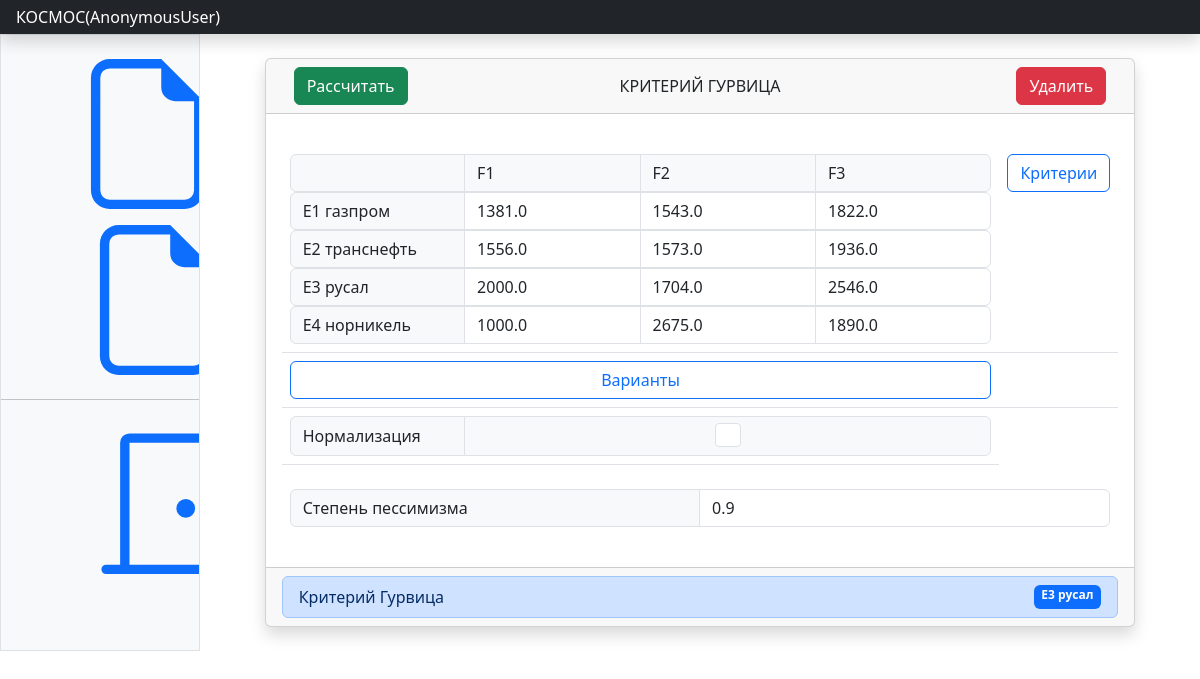
/task/57/, run on the app's committed database.
### products/models.py (models this page shows, shortened)
class Task(models.Model):
    user = models.ForeignKey(User, verbose_name='Пользователь', on_delete=models.PROTECT)
    name = models.CharField(max_length=150)
    result = models.JSONField(default=dict, blank=True)
    methods = models.ManyToManyField(Method)
    aux_params = models.JSONField(default=dict, blank=True)
    changed = models.BooleanField(default=False)
    enable_normalization = models.BooleanField(default=False)
    use_normalized = models.BooleanField(default=False)

class Criterion(models.Model):
    task = models.ForeignKey(Task, on_delete=models.CASCADE)
    name = models.CharField(max_length=100)
    name_short = models.CharField(max_length=5, blank=False)
    value = models.FloatField()
    direction_bool = models.BooleanField(default=False)
    changed = models.BooleanField(default=False)
    normalize_param_p = models.FloatField(default=0)
    normalize_param_k = models.FloatField(default=0)

class Item(models.Model):
    task = models.ForeignKey(Task, on_delete=models.CASCADE)
    name = models.CharField(max_length=100)
    name_short = models.CharField(max_length=5, blank=False)
    def __str__(self):
        return self.name

class Cell(models.Model):
    task = models.ForeignKey(Task, on_delete=models.CASCADE)
    item = models.ForeignKey(Item, on_delete=models.CASCADE)
    criterion = models.ForeignKey(Criterion, on_delete=models.CASCADE)
    value = models.FloatField()
    value_normalized = models.FloatField()
    changed = models.BooleanField(default=False)

class ParamAUX(models.Model):
    task = models.ForeignKey(Task, on_delete=models.CASCADE)
    param = models.ForeignKey(Param, on_delete=models.CASCADE, blank=True, null=True)
    value = models.FloatField(blank=True)
    changed = models.BooleanField(default=False)

class Param(models.Model):
    name = models.CharField(max_length=8)
    description = models.CharField(max_length=64, blank=True)
    single = models.BooleanField(default=True)

### products/views.py (the view)
# urls.py: path('task/<int:pk>/', TaskUpdate.as_view(), name='task'),
class TaskUpdate(TaskInline, UpdateView):
    def get_context_data(self, **kwargs):
        ctx = super(TaskUpdate, self).get_context_data(**kwargs)
        task = get_object_or_404(Task, pk=self.object.pk)
        items = Item.objects.filter(task__pk=task.pk)
        criteria = Criterion.objects.filter(task__pk=task.pk)
        cells = dict()
        for item in items:
            if item not in cells.keys():
                cells[item] = dict()
            for criterion in criteria:
                try:
                    cell = Cell.objects.get(task=task, item=item, criterion=criterion)
                except Cell.DoesNotExist:
                    cell = Cell.objects.create(task=task, item=item, criterion=criterion, value=0.0, value_normalized=0.0)
                cells[item][criterion] = cell
        cells_descartes_criteria = dict()
        for criterion_i in criteria:
            if criterion_i not in cells_descartes_criteria.keys():
                cells_descartes_criteria[criterion_i] = dict()
            for criterion_j in criteria:
                cells_descartes_criteria[criterion_i][criterion_j] = CellDescartesCriterion.objects.get(task=task, id_i=criterion_i.id, id_j=criterion_j.id)
        cells_descartes_items = dict()
        criteria = Criterion.objects.filter(task=task)
        for criterion in criteria:
            if criterion not in cells_descartes_items.keys():
                cells_descartes_items[criterion] = dict()
            cells_descartes_items_inner = dict()
            for item_i in items:
                if item_i not in cells_descartes_items_inner.keys():
                    cells_descartes_items_inner[item_i] = dict()
                for item_j in items:
                    cells_descartes_items_inner[item_i][item_j] = CellDescartesItem.objects.get(task=task, criterion=criterion, id_i=item_i.id, id_j=item_j.id)
            cells_descartes_items[criterion] = cells_descartes_items_inner
        show_criterion_weight = False
        show_criterion_direction = False
        show_need_descartes_criterion = False
        show_need_descartes_item = False
        for method in task.methods.all():
            show_criterion_weight += method.need_criterion_weight
            show_criterion_direction += method.need_criterion_direction
            show_need_descartes_criterion += method.need_descartes_criterion
            show_need_descartes_item += method.need_descartes_item
        criteria_sum_weight = Decimal(0)
        criteria_sum_weight_rounded = 0
        for method in task.methods.all():
            if method.need_criterion_weight:
                for criterion in criteria:
                    criteria_sum_weight += Decimal(criterion.value)
                criteria_sum_weight_rounded = round(criteria_sum_weight, 3)
                if criteria_sum_weight_rounded != 1:
                    ctx['error_criteria_sum_weight'] = f'Сумма вероятностей {criteria_sum_weight_rounded} != 1'
            break
        ctx['named_formsets'] = self.get_named_formsets()
        ctx['items'] = items
        ctx['criteria'] = criteria
        ctx['cells'] = cells
        ctx['cells_descartes_criteria'] = cells_descartes_criteria
        ctx['cells_descartes_items'] = cells_descartes_items
        ctx['can_add_criteria'] = len(Criterion.objects.filter(task=task)) < (Setting.objects.latest('id').max_criterions or SETTINGS_MAX_CRITERIONS_DEAFULT)
        ctx['can_add_items'] = len(Item.objects.filter(task=task)) < (Setting.objects.latest('id').max_items or SETTINGS_MAX_ITEMS_DEFAULT)
        ctx['show_criterion_weight'] = show_criterion_weight
        ctx['criteria_sum_weight'] = criteria_sum_weight
        ctx['criteria_sum_weight_rounded'] = criteria_sum_weight_rounded
        ctx['show_criterion_direction'] = show_criterion_direction
        ctx['show_need_descartes_criterion'] = show_need_descartes_criterion
        ctx['show_need_descartes_item'] = show_need_descartes_item
        ctx['task_result'] = task.result
        return ctx
    def get_named_formsets(self):
        post = self.request.POST or None
        files = self.request.FILES or None
        return {
            'criteria': CriterionFormSet(post, files, instance=self.object, prefix='criteria'),
            'items': ItemFormSet(post, files, instance=self.object, prefix='items'),
        }

### products/forms.py
class TaskForm(forms.ModelForm):
    class Meta:
        model = Task
        fields = ['user', 'name']
        widgets = {
            'user': forms.Select(attrs={'class': 'form-control'}),
            'name': forms.TextInput(attrs={'class': 'form-control'}),
        }

### templates/tasks/task_v4.html (shortened to what this page needs)
{% extends "main.html" %}
{% block content %}
<div class="container">
    <div class="row">
        <div class="col"></div>
        <div class="col-11">
            <div class="card rounded shadow">
                <div class="card-header">
                    <div class="container">
                        <div class="row">
                            <div class="col">
                                <a href="{% url 'products:execute' task.id %}" type="button" class="btn btn-success{% if not items or not criteria %} disabled {% endif %}">Рассчитать</a>
                            </div>
                            <div class="col-md-auto d-flex align-items-center">
                                <span>{{task.name}}</span>
                            </div>
                            <div class="col">
                                <button type="button" class="btn btn-danger float-end" data-bs-toggle="modal" data-bs-target="#staticBackdrop">
                                    Удалить
                                </button>
                            </div>
                        </div>
                    </div>
                </div>
                <div class="card-body">
                    <form id="form_update_task" action="{% url 'products:update_task_v2' task.id %}" method="post">
                        <table class="table ">
                            <tr>
                                <td>
                                    <div class="input-group flex-nowrap">
                                        {% if items and criteria %}
                                        <span class="input-group-text w-25 text-wrap"></span>
                                        {% endif %}
                                        {% for criterion in criteria %}
                                        <span class="form-control input-group-text">{{ criterion.name }}</span>
                                        {% endfor %}
                                    </div>
                                    {% for item, criterion in cells.items %}
                                    <div class="input-group flex-nowrap">
                                        <span class="input-group-text w-25">{{ item }}</span>
                                        {% for criterion, cell in criterion.items %}
                                        {% if task.use_normalized %}
                                        <input id="cell_{{ item.id }}_value_normalized"
                                               type="number"
                                               name="object-cell-{{ cell.id }}-value_normalized"
                                               class="form-control mb-0 {% if cell.changed %}text-warning{% endif %}"
                                               step="0.001"
                                               value="{{cell.value_normalized}}"
                                               onchange="this.form.submit()"/>
                                        {% else %}
                                        <input id="cell_{{ item.id }}_value"
                                               type="number"
                                               name="object-cell-{{ cell.id }}-value"
                                               class="form-control mb-0 {% if cell.changed %}text-warning{% endif %}"
                                               step="0.001"
                                               value="{{cell.value}}"
                                               onchange="this.form.submit()"/>
                                        {% endif %}
                                        {% endfor %}
                                    </div>
                                    {% endfor %}
                                </td>
                                <td>
                                    <a href="{% url 'products:add_criteria' task.id %}" type="button" class="btn btn-outline-primary d-flex justify-content-center">Критерии</a>
                                </td>
                            </tr>
                            <tr>
                                <td><a href="{% url 'products:add_items' task.id %}" type="button" class="btn btn-outline-primary d-flex justify-content-center">Варианты</a></td>
                                <td></td>
                            </tr>
                            <tr>
                                <td>
                                    <div class="input-group flex-nowrap">
                                        <span class="input-group-text w-25">Нормализация</span>
                                        <div class="d-flex justify-content-center form-control input-group-text">
                                        <input type="checkbox" role="switch"
                                               class="form-check-input mt-0 align-middle form-check"
                                               name="object-task-{{ task.id }}-use_normalized" value='True'
                                               onchange="this.form.submit()"
                                               {% if task.use_normalized %} checked {% endif %}/>
                                        </div>
                                    </div>
                                </td>
                            </tr>
                        </table>
                        {% if task.paramaux_set.all %}
                        <table class="table table-borderless">
                            <tr>
                                {% for param in task.paramaux_set.all %}
                                <td>
                                    <div class="input-group flex-nowrap">
                                        <span class="input-group-text w-50">{{ param.param.description }}</span>
                                        <input id="object-param-{{ param.id }}_value"
                                               type="number"
                                               name="object-param-{{ param.id }}-value"
                                               class="form-control"
                                               step="0.001" value="{{param.value}}"
                                               onchange="this.form.submit()"/>
                                    </div>
                                </td>
                                {% endfor %}
                            </tr>
                        </table>
                        {% endif %}
                    </form>
                </div>
                {% if task_result.items %}
                <div class="card-footer">
                    <div class="list-group">
                        {% for method, item in task_result.items %}
                        <span class="align-middle list-group-item list-group-item-action list-group-item-primary d-flex justify-content-between">
                            <div class="d-flex align-items-center">
                                {{ method }}
                            </div>
                                <span class="badge bg-primary align-middle">{{ item }}</span>
                        </span>
                        {% endfor %}
                    </div>
                </div>
                {% endif %}
            </div>
        </div>
        <div class="col"></div>
    </div>
</div>
{% endblock content %}

### data on the page
Task: name "КРИТЕРИЙ ГУРВИЦА"
Criterion: name "F1"
Criterion: name "F2"
Criterion: name "F3"
Item: name "Е1 газпром", id "1381.0", id "1543.0", id "1822.0"
Item: name "Е2 транснефть", id "1556.0", id "1573.0", id "1936.0"
Item: name "Е3 русал", id "2000.0", id "1704.0", id "2546.0"
Item: name "Е4 норникель", id "1000.0", id "2675.0", id "1890.0"
ParamAUX: param.description "Степень пессимизма", value "0.9"

### other printed values
{{ user }} "AnonymousUser"
{{ method }} "Критерий Гурвица"
{{ item }} "Е3 русал"
